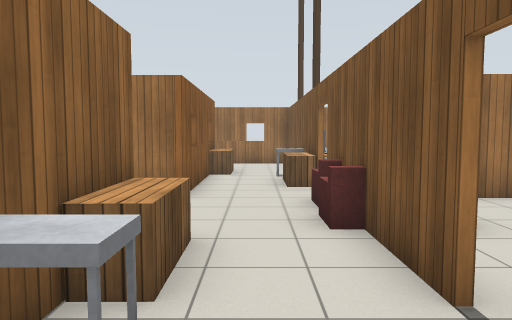
view 1 (above)

22 first-person views from a walk through a robot-simulator world made for Gazebo. The camera is 1.3 m above the floor, tilts 4° down and sees 70° across. The floor is counted in squares, 1 m on a side. Each view is taken from the middle of a square. On the plan, view 1 faces up. The plan holds only what a view shows up to about 15 squares ahead; the rest is blank. Gazebo's built-in surfaces are drawn with simple patterns. Some stock models are drawn as simple stand-ins.

view 2
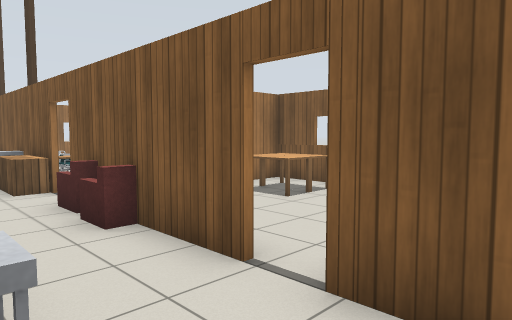

view 3
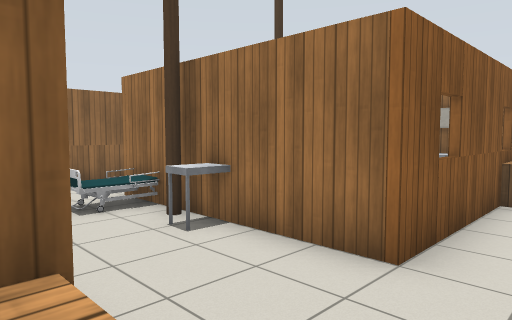

view 4
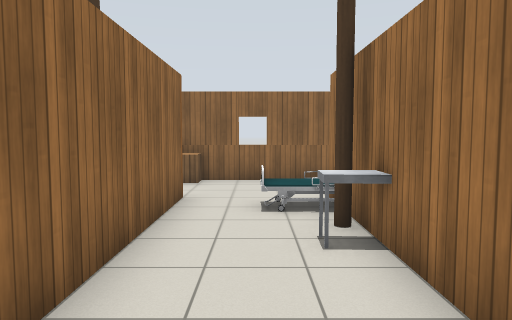

view 5
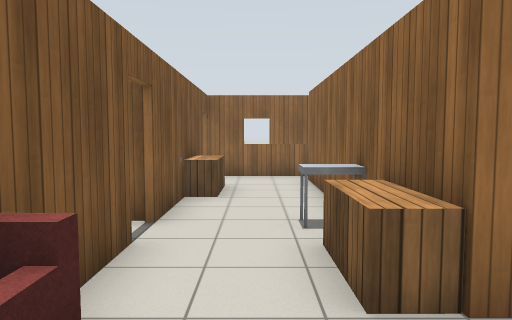

view 6
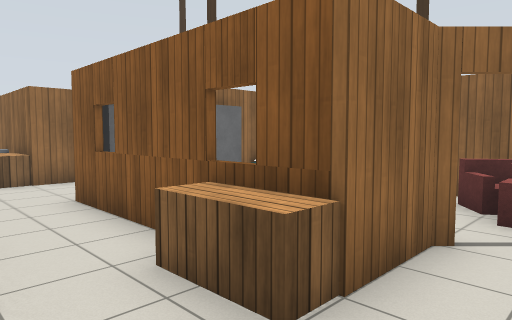

view 7
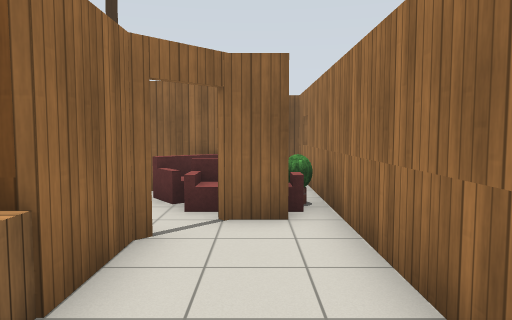

view 8
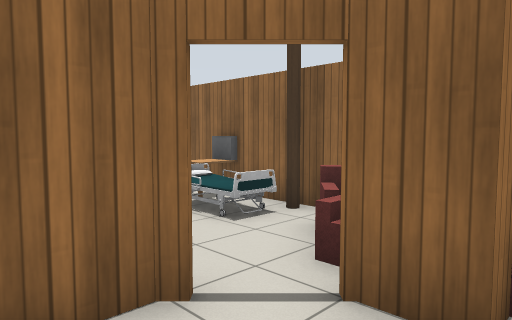

view 9
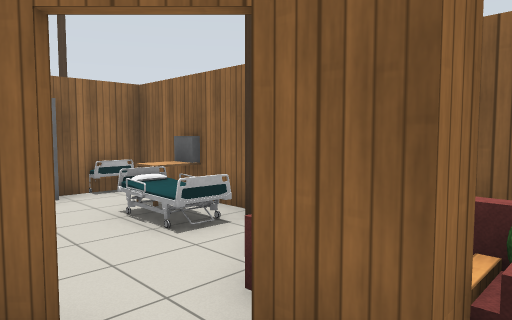

view 10
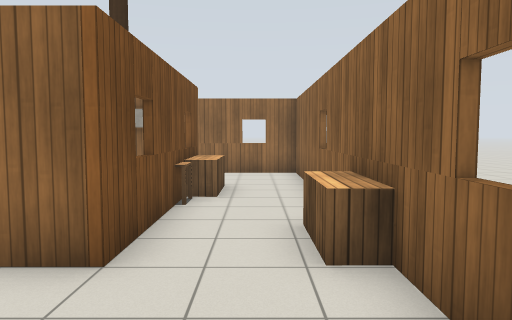

view 11
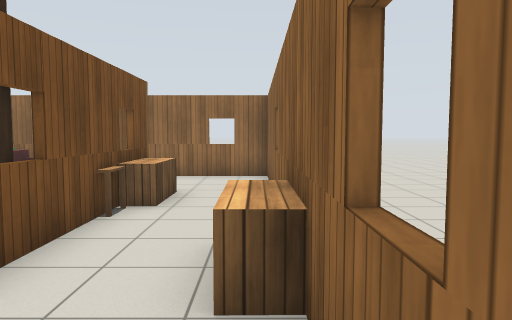

view 12
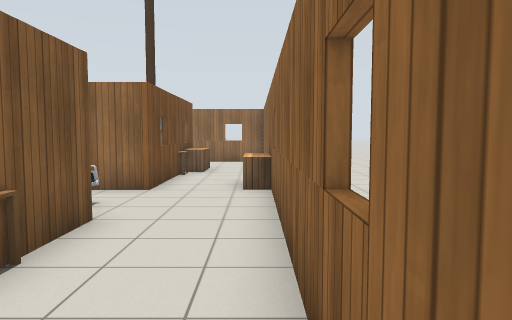

view 13
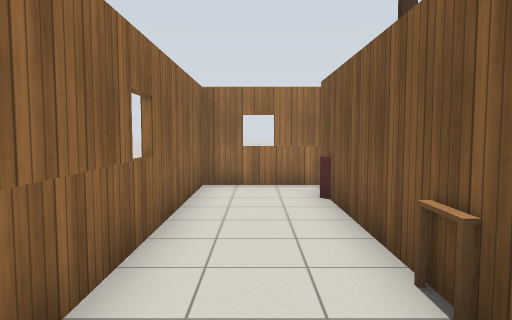

view 14
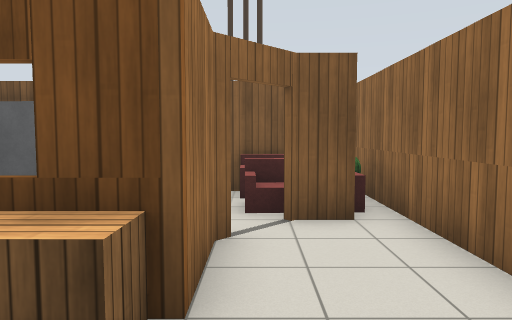

view 15
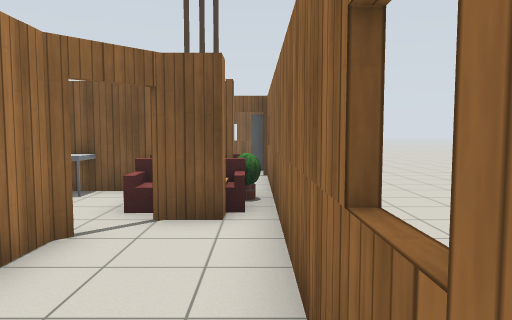

view 16
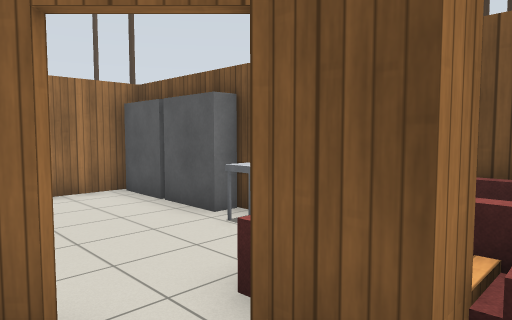

view 17
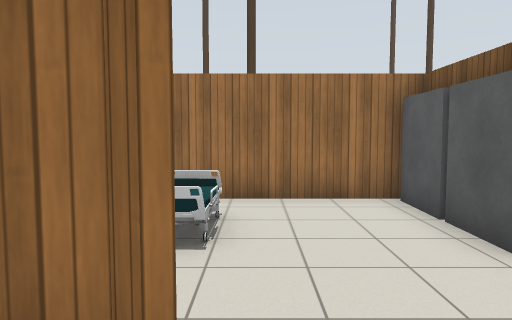

view 18
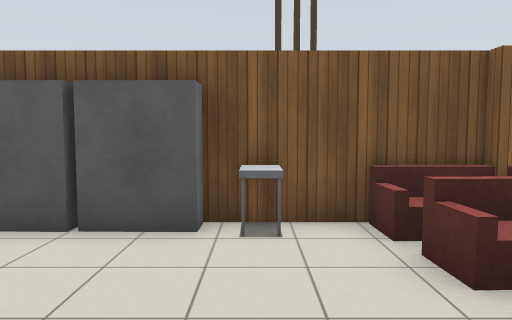

view 19
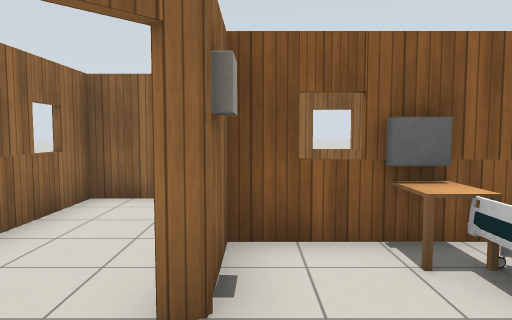

view 20
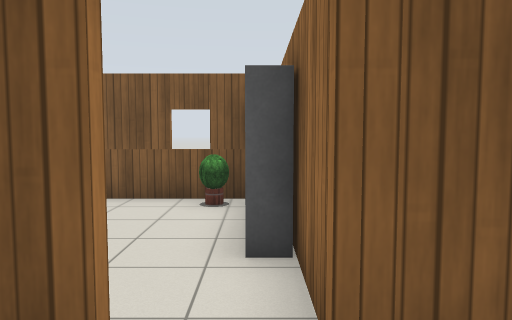

view 21
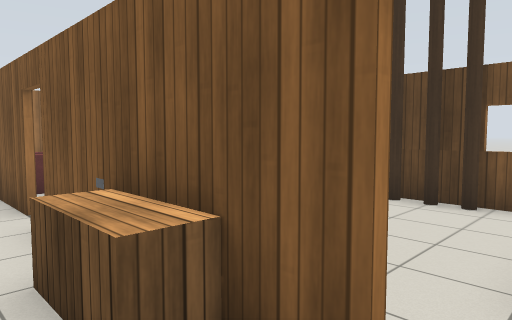

view 22
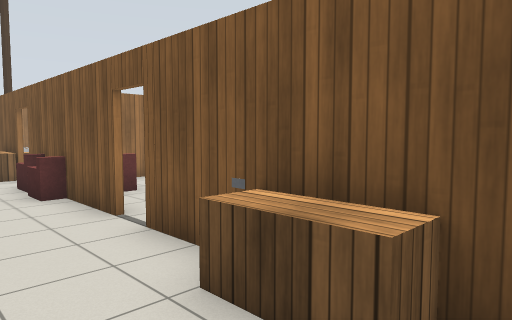

### Floor plan
Points are (right, up) in squares from view 1. A wall is a line through its corners. A room is listed if a view was taken in it or the views show most of it. See-through windows are left out.
Room 1 (views 1, 2, 3, 4, 5, 8, 9, 10, 11, 13, 14, 15, 16, 17, 18, 19, 20, 21, 22)
walls: (-2.5, 4.3) (-6.8, 4.3); (1.5, 2.6) (1.5, 4.6); (-7.4, 2.1) (-7.4, 1.4); (-1.5, -0.4) (-1.5, -1.4); (-7.5, 1.5) (-7.5, 4.5) (-2.4, 4.5); (-1.7, -1.6) (-1.7, -0.4); (-6.3, -1.2) (-5.7, -1.2) (-5.4, -1.5) (-7.5, -1.5) (-7.5, -0.4); (-7.4, -1.3) (-5.6, -1.3); (-10.4, 2.6) (-10.4, -4.4) (-4.8, -4.4); (-2.5, 13.5) (-1.5, 13.5); (1.5, -3.2) (1.5, 1.6) (3.5, 1.6); (-2.4, -4.4) (1.6, -4.4); (7.3, 3.4) (7.3, 7.4) (2.8, 7.4); (-10.4, 12.6) (-10.4, 4.5); (-0.8, 16.3) (-4.3, 16.3); (-6.6, 16.3) (-7.5, 16.3)
ways out: opening at (-0.5, 8) to room 2; opening at (-0.3, 15) to room 2; open door at (1.7, 8.3) to room 2; opening at (-9.5, 13.5) to room 3; opening at (-8, 15.5) to room 3; open door at (-5, -2); open door at (1.5, 2); open door at (1.7, -3.7)
objects: bench (-10, 3) to (-10, 4); bench (-8, -1) to (-8, 0); desk (-8, 1); desk (-8, 9) to (-6, 10); monitor (-7, 1); pole (-7, 3); bed (-7, 6) to (-6, 8); monitor (-7, 10); bed (-7, 11) to (-6, 12); pole (-7, 12); sofa (-7, 13) to (-6, 15); desk (-6, 1); bed (-6, 2) to (-6, 3); sofa (-6, 14) to (-5, 16); plant (-6, 16); pole (-5, 7); wardrobe (-5, 8) to (-4, 8); sofa (-4, -4) to (-3, -2); cart (-4, 7); plant (-3, -4); sofa (-3, -3) to (-2, -2); wardrobe (-3, 8) to (-2, 8); other object (-3, 13); cart (-2, 0); wardrobe (-2, 1) to (-2, 2); wardrobe (-2, 3) to (-2, 4); cart (-1, 2); bench (-1, 3) to (-1, 4); bench (1, -2) to (1, -1); sofa (1, 5) to (3, 6); sofa (1, 7) to (3, 7); other object (2, 0); wardrobe (3, -4) to (4, -4); wardrobe (4, 2) to (5, 2); table (5, 5) to (5, 6); table (6, 5) to (6, 6); pole (7, -2); pole (7, -1)
Room 2 (views 6, 7)
walls: (1.5, 8.8) (1.5, 14.8); (-1.5, 13.5) (-1.5, 8.4)
ways out: opening at (-0.5, 8) to room 1; opening at (-0.3, 15) to room 1; open door at (1.7, 8.3) to room 1
objects: bench (-1, 12) to (-1, 13); bench (1, 9) to (1, 10); cart (1, 11) to (1, 12); other object (2, 10); pole (2, 12); pole (2, 16); other object (3, 10); bed (3, 11) to (3, 12); other object (3, 15) to (3, 16); plant (7, 3)
Room 3 (view 12)
walls: (-7.5, 16.3) (-10.4, 16.3) (-10.4, 12.6)
ways out: opening at (-9.5, 13.5) to room 1; opening at (-8, 15.5) to room 1

Positions as (right, up) in squares from view 1, and headings:
1: (0, 0), facing up
2: (-1, 0), facing up-right
3: (0, 4), facing up-left
4: (0, 6), facing left
5: (0, 7), facing down
6: (1, 15), facing down-left
7: (1, 15), facing left
8: (-2, 16), facing down-left
9: (-3, 16), facing down-left
10: (-9, 8), facing down
11: (-10, 7), facing down
12: (-10, 13), facing down
13: (-9, 7), facing up
14: (-10, -2), facing right
15: (-10, -4), facing right
16: (-6, -4), facing up-right
17: (-5, -3), facing up
18: (-7, 0), facing right
19: (-3, -1), facing left
20: (0, 2), facing right
21: (0, -4), facing up-right
22: (-1, -3), facing up-right
